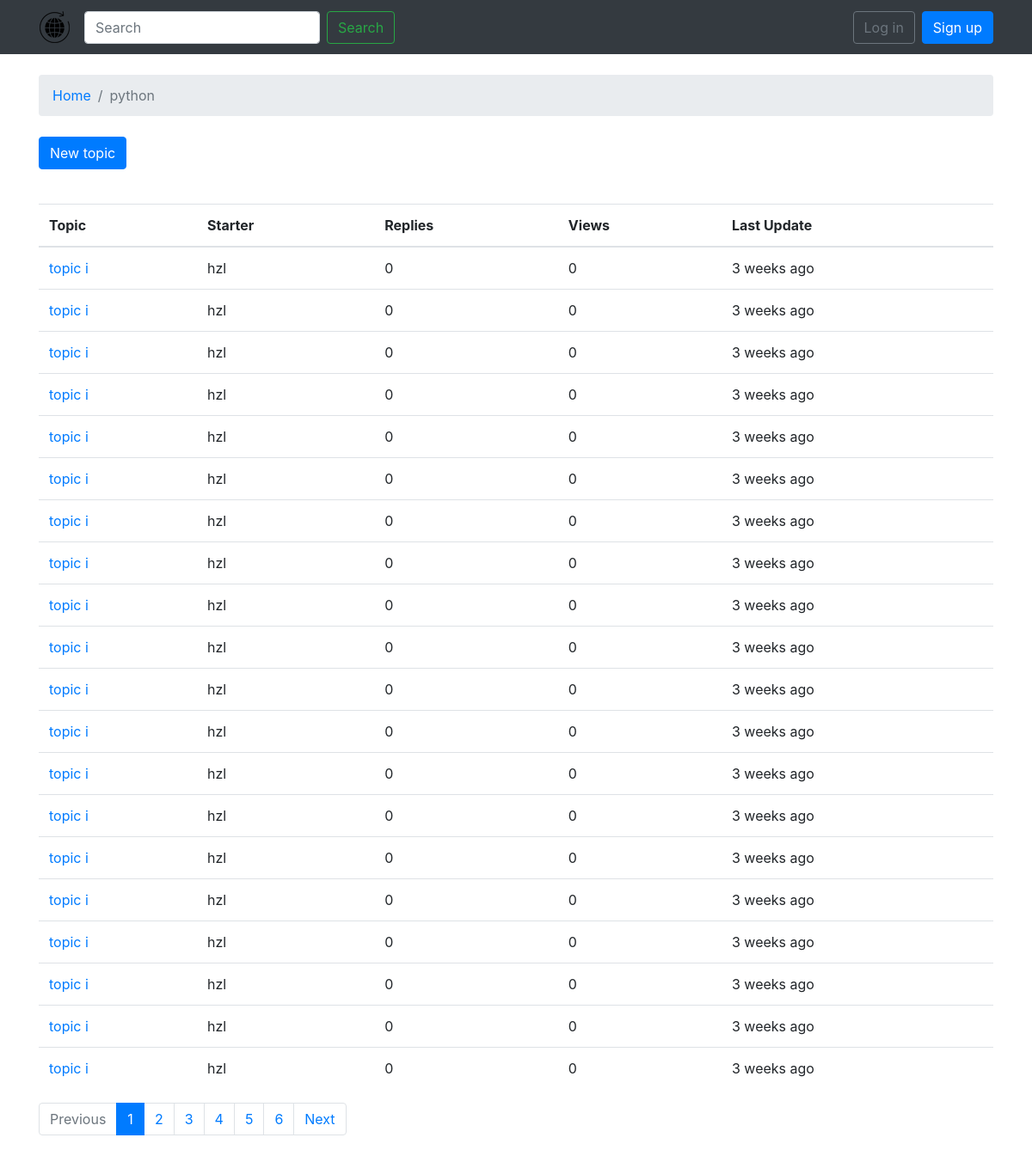
The app's page /boards/1/, older data.
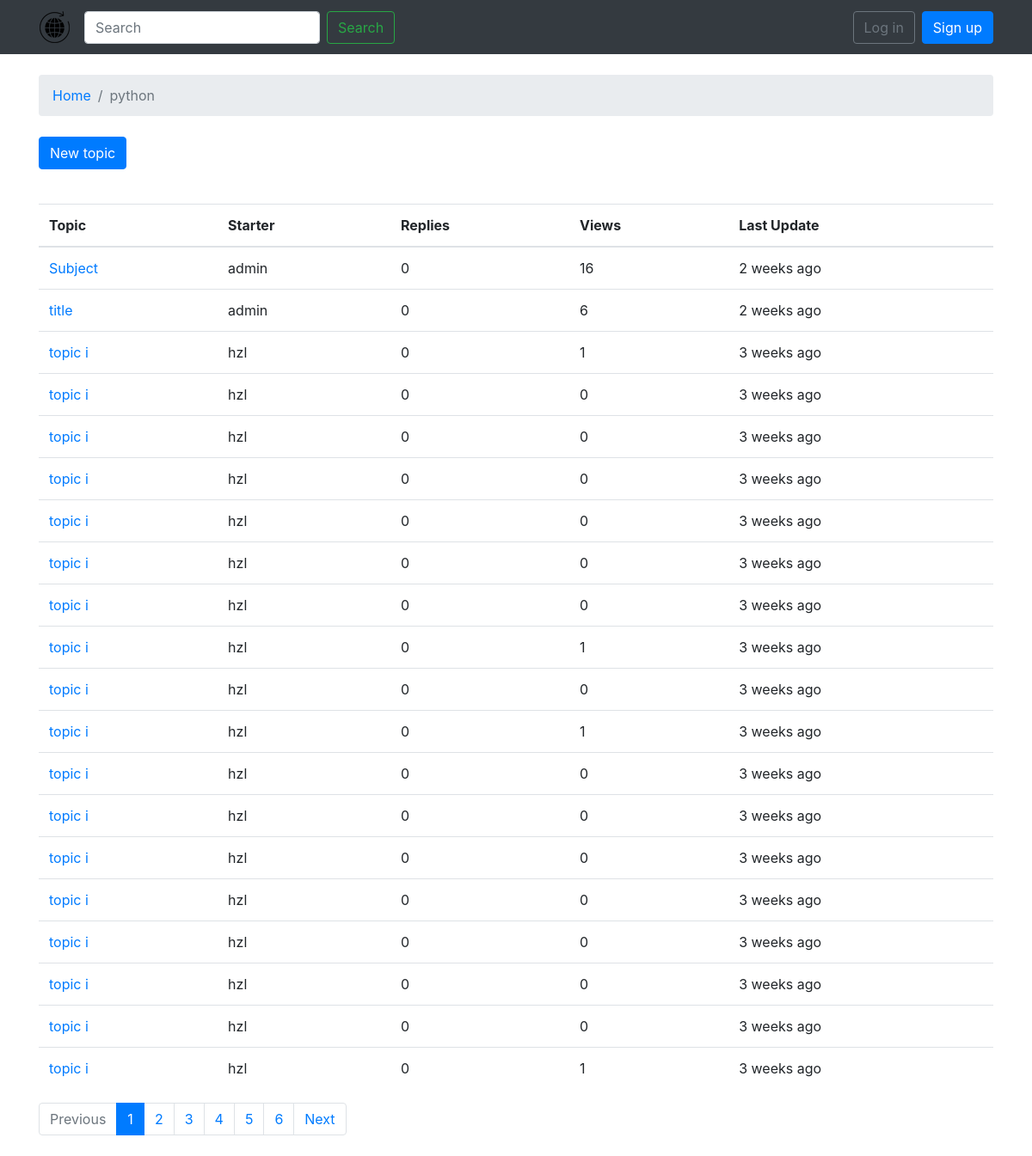
The same page, newer data.
### boards/models.py (models this page shows, shortened)
class Topic(models.Model):
    subject = models.CharField(max_length=255)
    last_updated = models.DateTimeField(auto_now_add=True)
    board = models.ForeignKey(Board, related_name='topics',on_delete=models.CASCADE)
    starter = models.ForeignKey(User, related_name='topics',on_delete=models.CASCADE)
    views = models.PositiveIntegerField(default=0)

### boards/views.py (the view)
# urls.py: url(r'^boards/(?P<pk>\d+)/$',views.TopicListView.as_view(),name='board_topics'),
class TopicListView(ListView):
    model = Topic
    context_object_name = 'topics'
    template_name = 'topics.html'
    paginate_by = 20
    def get_context_data(self, **kwargs):
        kwargs['board'] = self.board
        return super().get_context_data(**kwargs)
    def get_queryset(self):
        self.board = get_object_or_404(Board, pk=self.kwargs.get('pk'))
        queryset = self.board.topics.order_by('-last_updated').annotate(replies=Count('posts') - 1)
        return queryset

### templates/topics.html (shortened to what this page needs)
{% extends 'base.html' %}
{% load humanize %}
{% block breadcrumb %}
  <li class="breadcrumb-item"><a href="{% url 'home' %}">Home</a></li>
  <li class="breadcrumb-item active">{{ board.name }}</li>
{% endblock %}
{% block content %}
     <div class="mb-4">
    <a href="{% url 'new_topic' board.pk %}" class="btn btn-primary">New topic</a>
    </div>
    <table class="table">
    <thead class="thead-inverse">
      <tr>
        <th>Topic</th>
        <th>Starter</th>
        <th>Replies</th>
        <th>Views</th>
        <th>Last Update</th>
      </tr>
    </thead>
    <tbody>
      {% for topic in topics %}
        <tr>
    <td><a href="{% url 'topic_posts' board.pk topic.pk %}">{{ topic.subject }}</a></td>
    <td>{{ topic.starter.username }}</td>
    <td>{{ topic.replies }}</td>
    <td>{{ topic.views }}</td>
    <td>{{ topic.last_updated|naturaltime }}</td>
        </tr>
      {% endfor %}
    </tbody>
    </table>
    {% include 'includes/pagination.html' %}
{% endblock %}

Row changes from the older to the newer data that the page shows:
no longer on this page (row unchanged): Topic: subject "topic i", starter.username "hzl", replies "0", views "0", last_updated "3 weeks ago"
no longer on this page (row unchanged): Topic: subject "topic i", starter.username "hzl", replies "0", views "0", last_updated "3 weeks ago"
added Topic: subject "Subject", starter.username "admin", replies "0", views "16", last_updated "2 weeks ago"
added Topic: subject "title", starter.username "admin", replies "0", views "6", last_updated "2 weeks ago"
changed Topic (number 3 of 20 on the later page): views "0" → "1"
changed Topic (number 10 of 20 on the later page): views "0" → "1"
changed Topic (number 12 of 20 on the later page): views "0" → "1"
changed Topic (number 20 of 20 on the later page): views "0" → "1"
